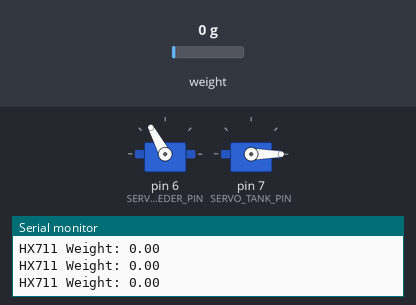
Recording of a sketch running on a simulated Arduino Uno, built with avr-gcc and run on an emulated ATmega328P. On the bench: 2 × servo, the last lines printed to the serial monitor. The test bench sets the inputs (shaded band); at power-on: weight on the scale 0 g.

Above: at 3.6 s.
3.7 s: weight on the scale set to 12 g
At 5.7 s:
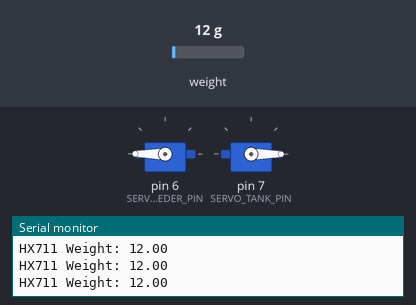
6.4 s: weight on the scale set to 17 g
At 7.03 s:
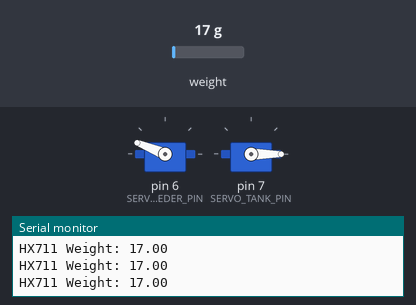
At 11.4 s:
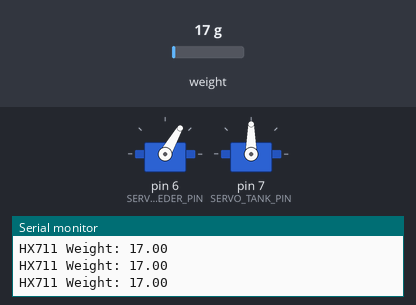
Timing chart, 0 to 12.9 s (numbered marks = the images above; inputs shaded):
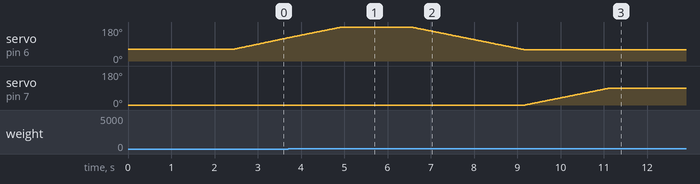

The sketch:

loadcell_servos_feeder.ino
```cpp
#include <Arduino.h>
#include "LoadCellSensor.h"
#include "ServoFeeder.h"
#include "ServoTank.h"

// HX711 load cell pins and calibration
const uint8_t HX711_DOUT_PIN = 2;
const uint8_t HX711_SCK_PIN = 3;
const float CALIBRATION_FACTOR = 1419.29;

// Servo pins
const uint8_t SERVO_FEEDER_PIN = 6;
const uint8_t SERVO_TANK_PIN = 7;

// Weight threshold to trigger action
const float WEIGHT_THRESHOLD = 15.0;

// Objects
ServoFeeder feederServo(SERVO_FEEDER_PIN, 60, 180, 15); // home=60°, active=180°, step=15ms
ServoTank tankServo(SERVO_TANK_PIN, 0, 90, 20);         // home=0°, active=90°, step=20ms
LoadCellSensor loadCell(HX711_DOUT_PIN, HX711_SCK_PIN, CALIBRATION_FACTOR);

// System states
enum SystemState {
    FEEDER_OPENING,    // Open feeder first
    WAITING_WEIGHT,    // Wait for weight threshold
    FEEDER_CLOSING,    // Close feeder
    TANK_SWEEPING,     // Sweep feed with tank
    IDLE
};

SystemState systemState = FEEDER_OPENING;
bool hasTared = false;

void setup() {
    Serial.begin(9600);
    delay(10);

    // Initialize load cell
    if (!loadCell.begin(2000, true)) {
        Serial.println("Load cell init timeout");
    }

    // Initialize servos
    feederServo.begin();
    tankServo.begin();

    // Start by opening feeder
    feederServo.startActivate();
}

void loop() {
    // Update load cell and servos
    loadCell.update();
    feederServo.update();
    tankServo.update();

    float currentWeight = loadCell.getValue();
    Serial.print("HX711 Weight: ");
    Serial.println(currentWeight);

    switch (systemState) {
        case FEEDER_OPENING:
            if (feederServo.isIdle()) {
                Serial.println("Feeder opened");
                systemState = WAITING_WEIGHT;
            }
            break;

        case WAITING_WEIGHT:
            if (currentWeight >= WEIGHT_THRESHOLD) {
                Serial.println("Weight threshold reached");
                feederServo.startDeactivate();  // close feeder
                systemState = FEEDER_CLOSING;
            }
            break;

        case FEEDER_CLOSING:
            if (feederServo.isIdle()) {
                Serial.println("Feeder closed");
                tankServo.startActivate();      // sweep feed
                systemState = TANK_SWEEPING;
            }
            break;

        case TANK_SWEEPING:
            if (tankServo.isIdle()) {
                Serial.println("Tank sweep complete");
                systemState = IDLE;
            }
            break;

        case IDLE:
            // Handle tare command via Serial
            if (Serial.available()) {
                char c = Serial.read();
                if (c == 't' && !hasTared) {
                    loadCell.tare();
                    hasTared = true;
                    Serial.println("Tare command received");
                }
            }

            if (hasTared && loadCell.isTareComplete()) {
                Serial.println("Tare complete");
                hasTared = false;
                // Restart cycle
                feederServo.startActivate();
                systemState = FEEDER_OPENING;
            }
            break;
    }
}
```

LoadCellSensor.cpp
```cpp
#include "LoadCellSensor.h"

LoadCellSensor::LoadCellSensor(uint8_t doutPin, uint8_t sckPin, float calFactor)
    : loadCell(doutPin, sckPin), calibrationFactor(calFactor), tareTimeoutFlag(false) {}

bool LoadCellSensor::begin(unsigned long stabilizingTime, bool doTare) {
    loadCell.begin();
    loadCell.start(stabilizingTime, doTare);
    tareTimeoutFlag = loadCell.getTareTimeoutFlag();
    if (!tareTimeoutFlag) {
        loadCell.setCalFactor(calibrationFactor);
    }
    return !tareTimeoutFlag;
}

bool LoadCellSensor::update() {
    return loadCell.update();
}

float LoadCellSensor::getValue() const {
    return loadCell.getData();
}

void LoadCellSensor::tare() {
    loadCell.tareNoDelay();
}

bool LoadCellSensor::isTareComplete() const {
    return loadCell.getTareStatus();
}
```

LoadCellSensor.h
```cpp
#ifndef LOAD_CELL_SENSOR_H
#define LOAD_CELL_SENSOR_H

#include <Arduino.h>
#include <HX711_ADC.h>

class LoadCellSensor {
public:
    // Constructor: takes data pin, clock pin, and calibration factor
    LoadCellSensor(uint8_t doutPin, uint8_t sckPin, float calibrationFactor);

    // Initialize sensor, returns true if successful
    bool begin(unsigned long stabilizingTime = 2000, bool doTare = true);

    // Call repeatedly to update data; returns true if new data available
    bool update();

    // Get the current weight reading
    float getValue() const;

    // Trigger tare operation without delay
    void tare();

    // Check if tare operation is complete
    bool isTareComplete() const;

private:
    HX711_ADC loadCell;
    float calibrationFactor;
    bool tareTimeoutFlag;
};

#endif // LOAD_CELL_SENSOR_H
```

ServoFeeder.cpp
```cpp
#include "ServoFeeder.h"

ServoFeeder::ServoFeeder(uint8_t pin, int homeAngle, int activeAngle, unsigned int stepDelay)
    : pin(pin), homeAngle(homeAngle), activeAngle(activeAngle), stepDelay(stepDelay),
      currentAngle(homeAngle), targetAngle(homeAngle), lastMoveTime(0) {}

void ServoFeeder::begin() {
    servo.attach(pin);
    servo.write(homeAngle);
    currentAngle = homeAngle;
    targetAngle = homeAngle;
}

void ServoFeeder::startActivate() {
    targetAngle = activeAngle;
}

void ServoFeeder::startDeactivate() {
    targetAngle = homeAngle;
}

void ServoFeeder::update() {
    if (millis() - lastMoveTime < stepDelay) return;
    lastMoveTime = millis();

    if (currentAngle < targetAngle) currentAngle++;
    else if (currentAngle > targetAngle) currentAngle--;

    servo.write(currentAngle);
}

bool ServoFeeder::isIdle() const {
    return currentAngle == targetAngle;
}
```

ServoFeeder.h
```cpp
#ifndef SERVO_FEEDER_H
#define SERVO_FEEDER_H

#include <Arduino.h>
#include <Servo.h>

class ServoFeeder {
public:
    ServoFeeder(uint8_t pin, int homeAngle, int activeAngle, unsigned int stepDelay);

    void begin();                 // Attach servo and move to home
    void startActivate();         // Sweep to active angle
    void startDeactivate();       // Return to home
    void update();                // Call in loop to move servo gradually
    bool isIdle() const;          // True if movement finished

private:
    Servo servo;
    uint8_t pin;
    int homeAngle;
    int activeAngle;
    int targetAngle;
    int currentAngle;
    unsigned int stepDelay;       // milliseconds per step
    unsigned long lastMoveTime;
};

#endif
```

ServoTank.cpp
```cpp
#include "ServoTank.h"

ServoTank::ServoTank(uint8_t pin, int homeAngle, int activeAngle, unsigned int stepDelay)
    : pin(pin), homeAngle(homeAngle), activeAngle(activeAngle), stepDelay(stepDelay),
      currentAngle(homeAngle), targetAngle(homeAngle), lastMoveTime(0) {}

void ServoTank::begin() {
    servo.attach(pin);
    servo.write(homeAngle);
    currentAngle = homeAngle;
    targetAngle = homeAngle;
}

void ServoTank::startActivate() {
    targetAngle = activeAngle;
}

void ServoTank::startDeactivate() {
    targetAngle = homeAngle;
}

void ServoTank::update() {
    if (millis() - lastMoveTime < stepDelay) return;
    lastMoveTime = millis();

    if (currentAngle < targetAngle) currentAngle++;
    else if (currentAngle > targetAngle) currentAngle--;

    servo.write(currentAngle);
}

bool ServoTank::isIdle() const {
    return currentAngle == targetAngle;
}
```

ServoTank.h
```cpp
#ifndef SERVO_TANK_H
#define SERVO_TANK_H

#include <Arduino.h>
#include <Servo.h>

class ServoTank {
public:
    ServoTank(uint8_t pin, int homeAngle, int activeAngle, unsigned int stepDelay);

    void begin();                 // Attach servo and move to home
    void startActivate();         // Open tank
    void startDeactivate();       // Close tank
    void update();                // Call in loop to move servo gradually
    bool isIdle() const;          // True if movement finished

private:
    Servo servo;
    uint8_t pin;
    int homeAngle;
    int activeAngle;
    int targetAngle;
    int currentAngle;
    unsigned int stepDelay;       // milliseconds per step
    unsigned long lastMoveTime;
};

#endif
```

Measured:
- the behaviour switches between 14 and 15 g on weight on the scale (found by bisection; images 1 and 2)
- after the input at 6.4 s, servo on pin 6 (SERVO_FEEDER_PIN): moves from 180° to 60° over 2.6 s, starting after 0.15 s; servo on pin 7 (SERVO_TANK_PIN): moves from 0° to 90° over 1.9 s, starting after 2.8 s
